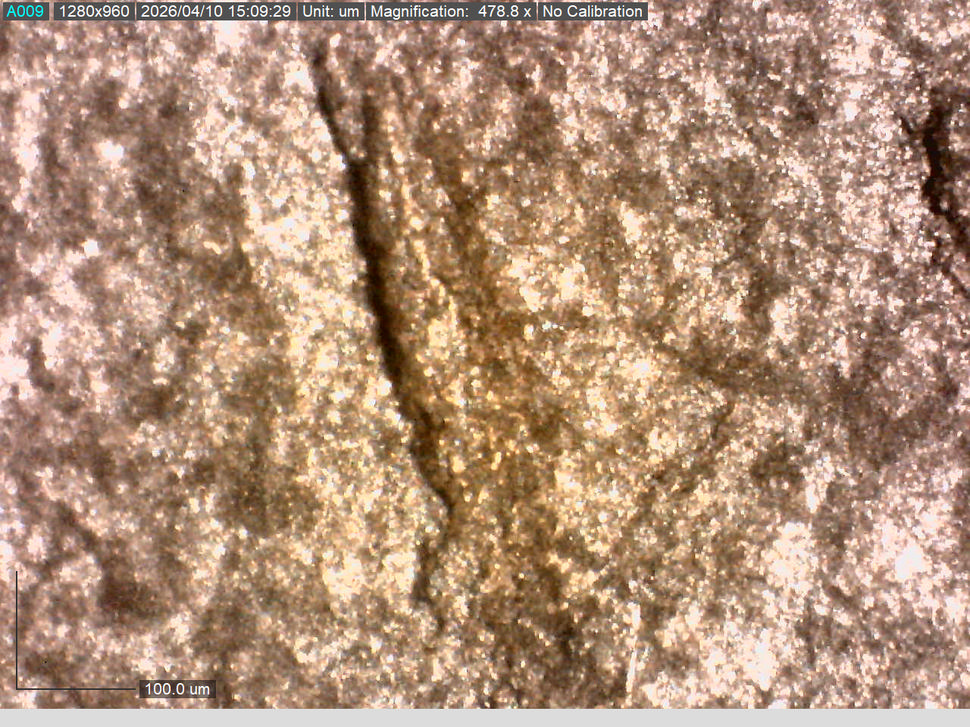
#> input picture images/cc-8.tif, 970 x 727 px, shrunk from 1280 x 960 before the run, found by its file name
$ python surface.py
#> lines starting #> are read from the running program, lines starting #| are printed output that depends on the picture
import cv2
import numpy as np
import matplotlib.pyplot as plt
from scipy.ndimage import median_filter
from skimage.morphology import disk

image_names = [
    # 'faint_pit.tiff',
    # 'big-pit1.tiff',
    # 'large_pit_1.tiff',
    # 'large_pit_2.tiff',
    # 'large_pit_3.tiff',
    # 'large_pit_4.tiff',
    # 'scratch_1.tiff',
    # 'scratch_2.tiff',
    # 'scratch_3.tiff',
    # 'scratch_4.tiff',
    # 'faint_1.tiff',
    # 'faint_2.tiff',
    # 'faint_3.tiff',
    # 'faint_4.tiff',
    # 'faint_5.tiff',
    # '1018Steel_Section_A1_Raw.tiff',
    # '1018Steel_Section_A1_largerMP.tiff',
    # '1018Steel_Section_A6_smallerMP.tiff',
    # 'Aluminum_MP_1.tiff',
    # 'BlackIron_OMS_corrosion-crack.tif',
    'cc-8.tif',
]

def plot_3d_surface(image_name : str, fig_num : int) -> None:
#> called with image_name = 'cc-8.tif', fig_num = 0
    image = cv2.imread(f'images/{image_name}', cv2.IMREAD_COLOR)
#> image is the input picture: shape (727, 970, 3); mean B, G, R 121, 144.4, 176.8
    assert image is not None, f"Image '{image_name}' could not be loaded."

    # Crop image
    h, w = image.shape[:2]
#> h = 727; w = 970
    cy, cx = h // 2, w // 2
#> cy = 363; cx = 485
    hs = min(h, w) // 2
#> hs = 363
    cropped = image[cy - hs:cy + hs, cx - hs:cx + hs]
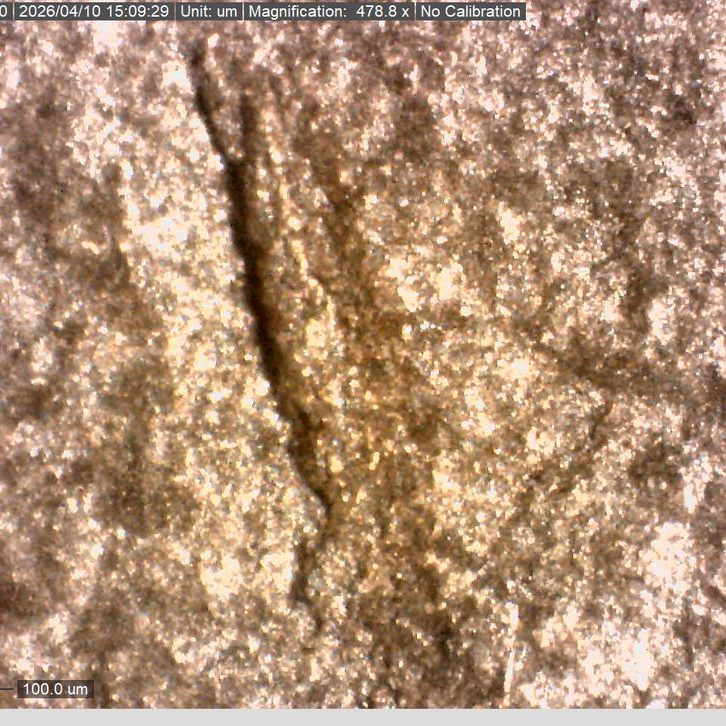
#> cropped: shape (726, 726, 3); mean B, G, R 117.6, 144.4, 176.9

    # Convert to float and average channels
    image_float = cropped.astype(np.float32)
    gray_float = np.mean(image_float, axis=2)
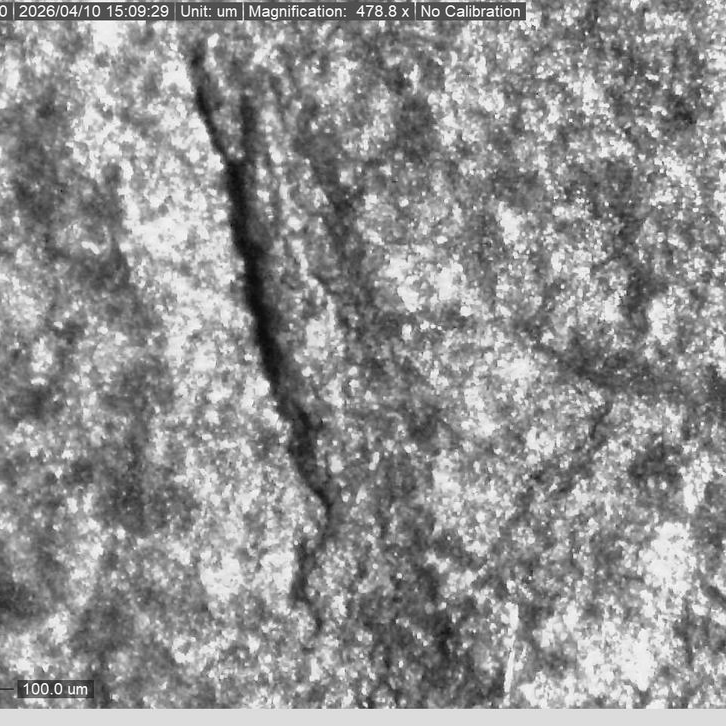
#> gray_float: shape (726, 726) float32; min 10.67, max 255, mean 146.3

    # Filter the float image
    radius = 5
    circular_footprint = disk(radius)
    gray_filtered = median_filter(gray_float, footprint=circular_footprint)
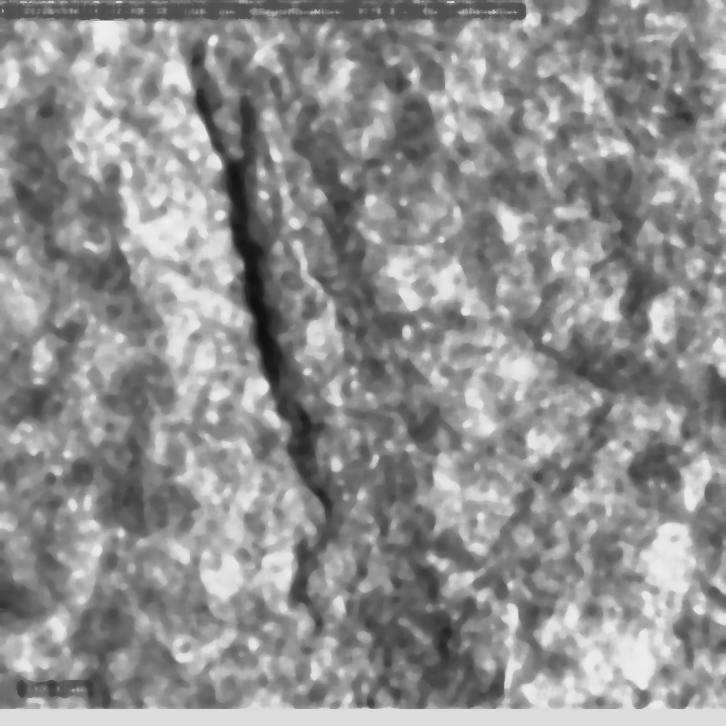
#> gray_filtered: shape (726, 726) float32; min 15.67, max 238.3, mean 144.1
    gray_blurred = cv2.GaussianBlur(gray_filtered, (0, 0), 9.5)
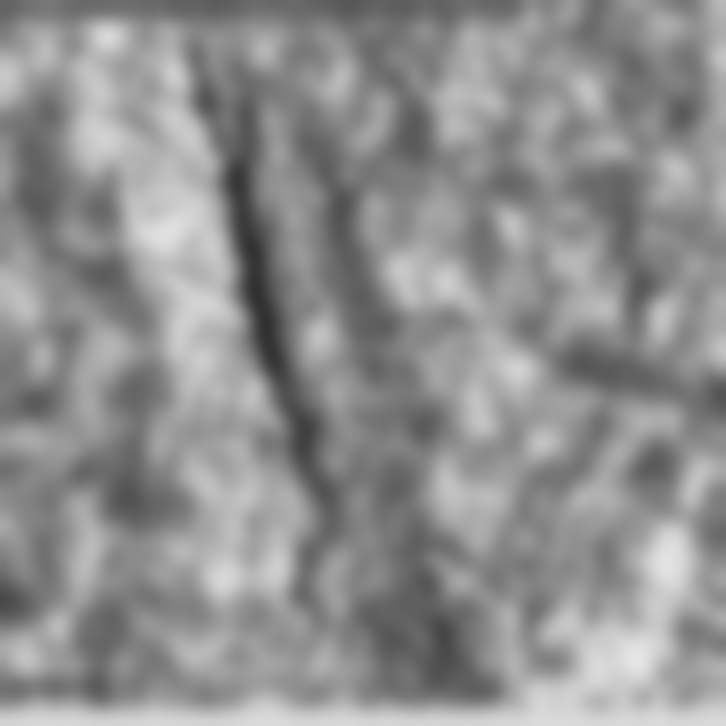
#> gray_blurred: shape (726, 726) float32; min 48.85, max 229.4, mean 144.1

    # --- 3D PLOTTING ---
    # 1. Downsample for performance. A step of 4 to 10 is usually good.
    step = 5
    z = gray_blurred[::step, ::step]

    # 2. Create X and Y grids that match the downsampled Z array
    y_grid, x_grid = np.mgrid[0:z.shape[0], 0:z.shape[1]]

    # Multiply by the step size so the axis ticks represent actual pixel coordinates
    x = x_grid * step
    y = y_grid * step

    # 3. Set up the 3D figure
    fig = plt.figure(fig_num, figsize=(12, 8))
    ax = fig.add_subplot(111, projection='3d')

    # 4. Plot the surface
    # 'viridis' maps lowest values to dark purple and highest to bright yellow.
    # Replace with cmap='gray' for standard grayscale mapping.
    surf = ax.plot_surface(x, y, z, cmap='viridis', edgecolor='none', alpha=0.9)
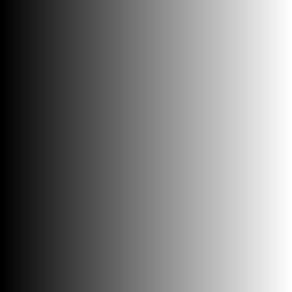
#> x: shape (146, 146) int64 (shown 2 times larger); min 0, max 725, mean 362.5; drawn with min black and max white

    # 5. Add a color bar to help read the intensities
    fig.colorbar(surf, ax=ax, shrink=0.5, aspect=10, label='Intensity (Float32)')

    # Formatting
    ax.set_title(f"{image_name[:image_name.find('.')]} 3D Surface Map")
    ax.set_xlabel('X (pixels)')
    ax.set_ylabel('Y (pixels)')
    ax.set_zlabel('Intensity')

    # Invert the Y-axis so the coordinate origin (0,0) remains top-left
    ax.invert_yaxis()

if __name__ == "__main__":
    assert len(image_names) > 0, "No image names were provided"
    assert len(image_names) <= 5, "Please limit the number of images to 5"

    for i in range(len(image_names)):
        plot_3d_surface(image_names[i], i)

    plt.show()
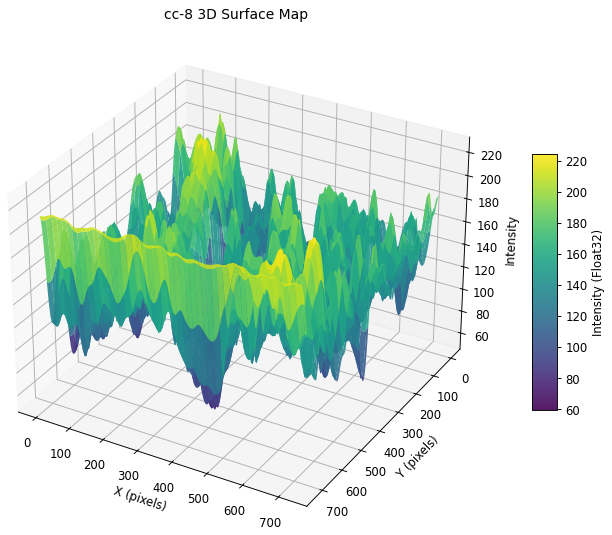
#> figure drawn by matplotlib, 2 panels

$ run again, with images/BlackIron_OMS_corrosion-crack.tif copied over images/cc-8.tif
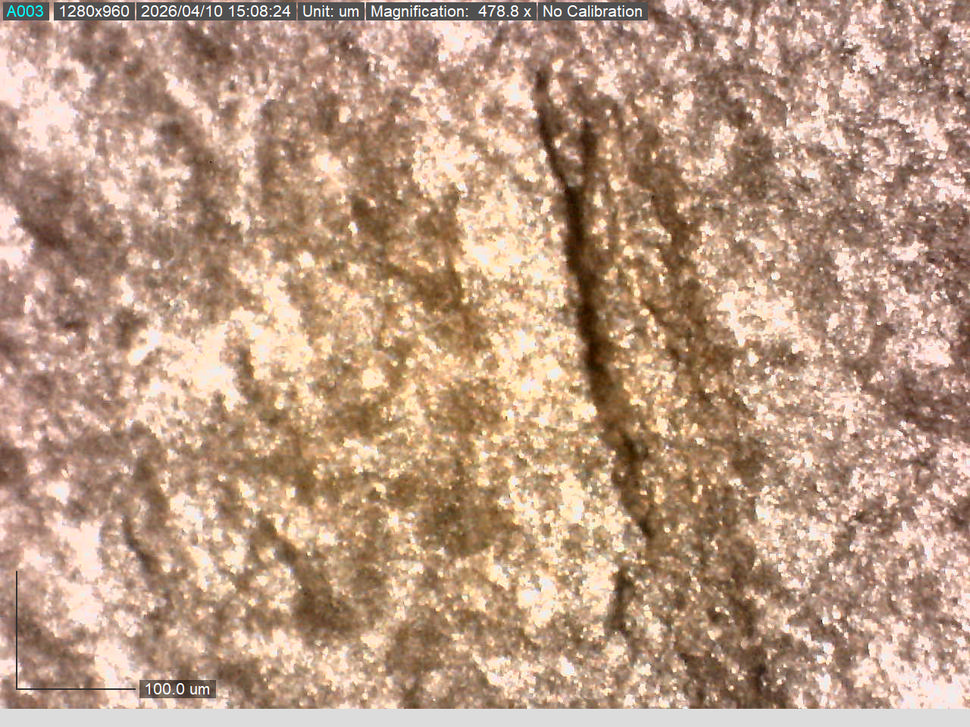
#> input picture images/BlackIron_OMS_corrosion-crack.tif, 970 x 727 px, shrunk from 1280 x 960 before the run, found by its file name
#> in plot_3d_surface, image is the input picture: shape (727, 970, 3); mean B, G, R 131.2, 153.7, 185.4
#> in plot_3d_surface, `gray_blurred = cv2.GaussianBlur(gray_filtered, (0, 0), 9.5)`:
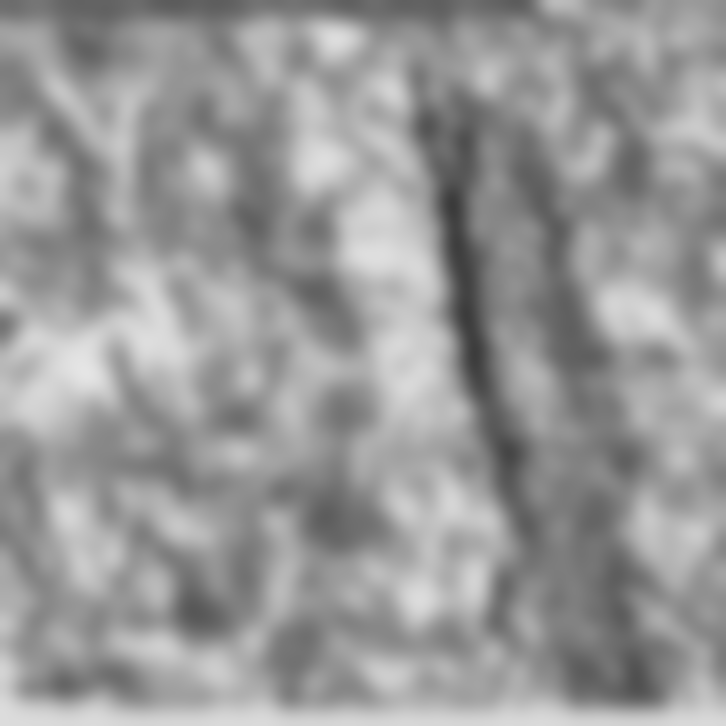
#> gray_blurred: shape (726, 726) float32; min 59.17, max 229.6, mean 153
#> `plt.show()`:
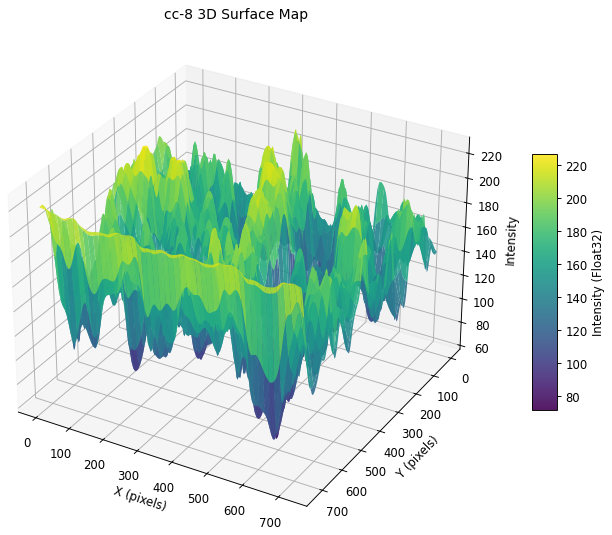
#> figure drawn by matplotlib, 2 panels

$ run again, with images/cc-0.tif copied over images/cc-8.tif
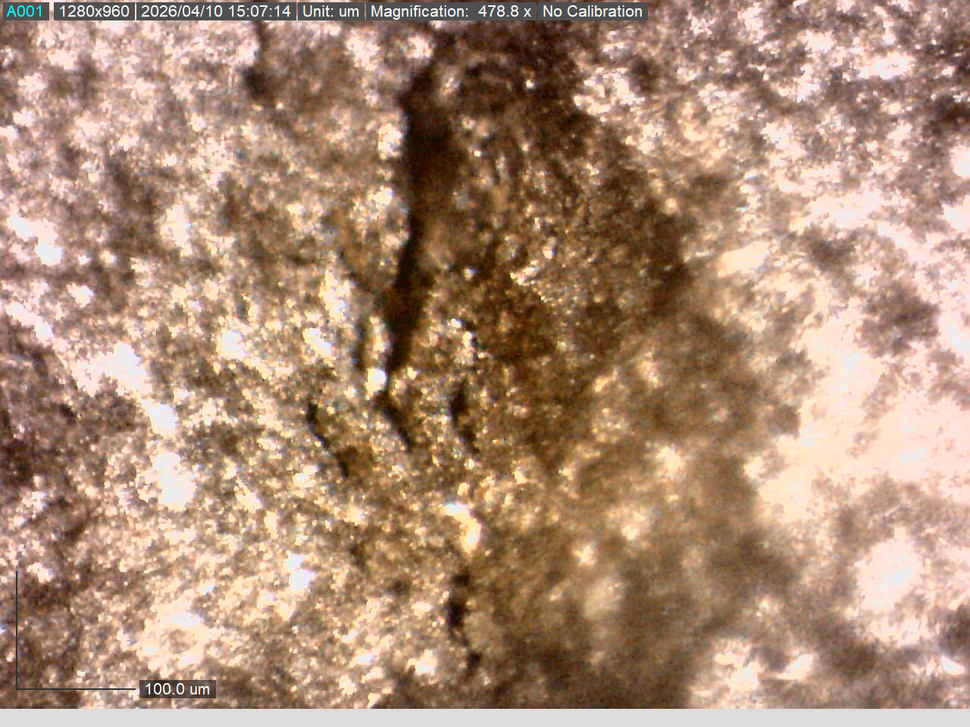
#> input picture images/cc-0.tif, 970 x 727 px, shrunk from 1280 x 960 before the run, found by its file name
#> in plot_3d_surface, image is the input picture: shape (727, 970, 3); mean B, G, R 117.9, 140.3, 171.8
#> in plot_3d_surface, `gray_blurred = cv2.GaussianBlur(gray_filtered, (0, 0), 9.5)`:
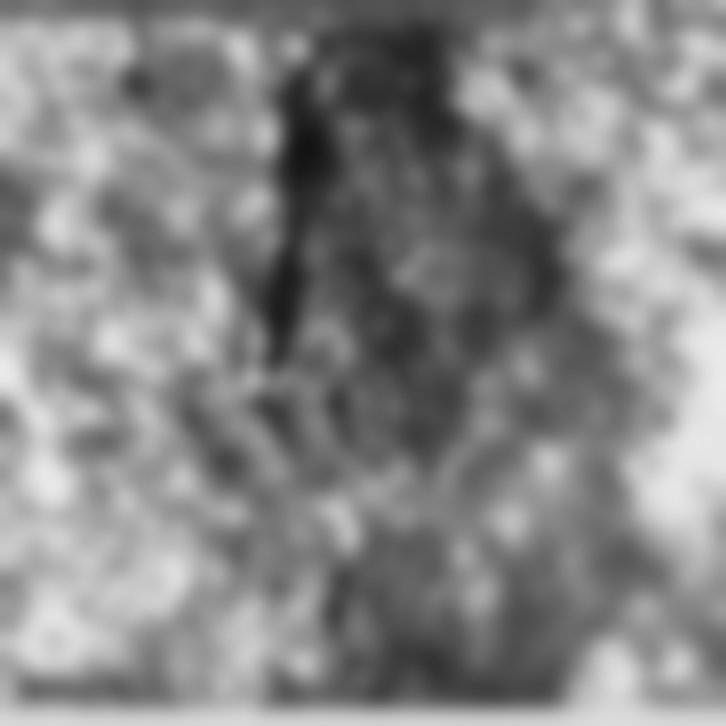
#> gray_blurred: shape (726, 726) float32; min 19.68, max 234.8, mean 134.6
#> `plt.show()`:
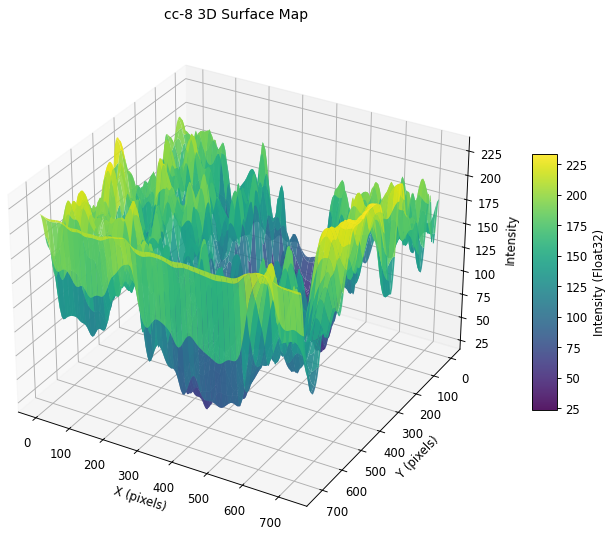
#> figure drawn by matplotlib, 2 panels
